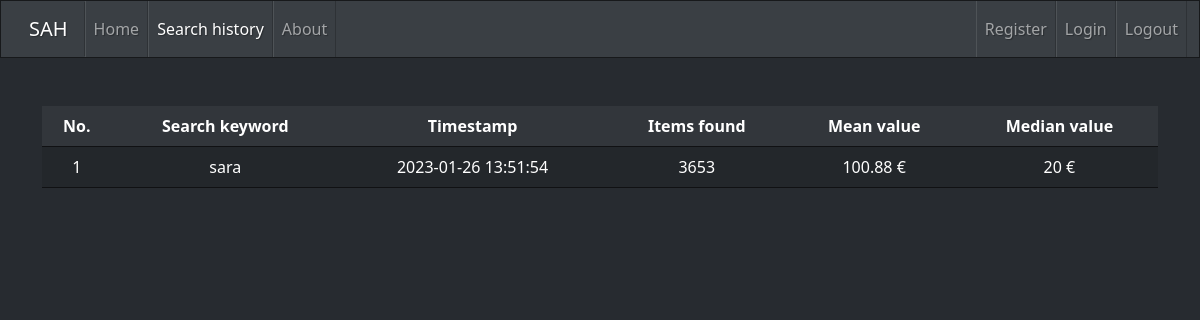
Screenshot of /search_history (signed in) with the database file from the repository.
### tables this page shows
CREATE TABLE history (id INTEGER PRIMARY KEY AUTOINCREMENT NOT NULL, user_id INTEGER, search_keyword TEXT NOT NULL, time TIMESTAMP, FOREIGN KEY (user_id) REFERENCES users(id));

### app.py (the view)
@app.route("/search_history", methods=["GET"])
def search_history():
    if "user" in session:
        id = session["id"]
        rows = db.execute("SELECT id, search_keyword, time FROM history WHERE user_id = ?", (id, ))
        history = rows.fetchall()
        if history == None:
            flash("Search history results are unavailable, you need to conduct a search first.")
            return render_template("search_history.html")
        results = []
        for search_id, search_keyword, time in history:
            rows = db.execute("SELECT COUNT(item), AVG(price) FROM search WHERE search_id = ?", (search_id, ))
            count_and_mean = rows.fetchone()
            count, mean = count_and_mean[0], count_and_mean[1]
            rows = db.execute("SELECT price FROM search WHERE search_id = ?", (search_id, ))
            prices = rows.fetchall()
            med = median(prices)
            print(search_keyword, time, count, round(mean, 2), med[0])
            results.append([search_keyword, time, count, round(mean, 2), med[0]])
        return render_template("search_history.html", results = results)
    flash("You must be logged in to access search history.")
    return redirect("/")

### templates/search_history.html (shortened to what this page needs)
{% extends "template.html" %}
{% set active_page = "Search history" %}
{% block main %}
{% if results %}
<table class="table table-hover">
    <thead>
      <tr>
        <th scope="col">No.</th>
        <th scope="col">Search keyword</th>
        <th scope="col">Timestamp</th>
        <th scope="col">Items found</th>
        <th scope="col">Mean value</th>
        <th scope="col">Median value</th>
      </tr>
    </thead>
    <tbody>
      {% for search_keyword, timestamp, count, mean, median in results %}
      <tr class="table-active">
        <td>{{loop.index}}</td>
        <td>{{ search_keyword }}</td>
        <td>{{ timestamp }}</td>
        <td>{{ count }}</td>
        <td>{{ mean }} &euro;</td>
        <td>{{ median }} &euro;</td>
      </tr>
      {% endfor %}
    </tbody>
</table>
{% endif %}
{% endblock %}

### rows the page displays
history: search_keyword "sara", time "2023-01-26 13:51:54", count "3653", mean "100.88", median "20"

### other values shown
{{ caption }} "Home" "About"
{{ caption }} "Search history"
{{ caption }} "Register" "Login" "Logout"
